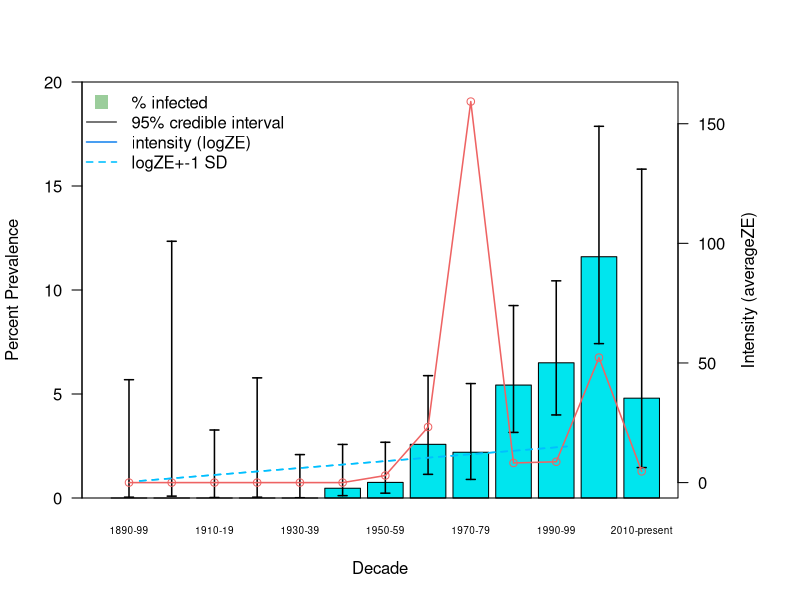

Reproduce this figure in R.
matrix <- as.matrix (read.csv("museumbythedecadebar.csv",  head=TRUE, sep=","))
matrix2 <- data.frame(matrix)

prevalence <- matrix2[1,]
time <- matrix2[2,]
library(data.table)

setnames(matrix2, old=c("X1890", "X1900", "X1910", "X1920","X1930", "X1940","X1950", "X1960","X1970","X1980","X1990","X2000","X2010"), new=c("1890-99", "1900-09","1910-19", "1920-29", "1930-39","1940-49","1950-59","1960-69","1970-79","1980-89","1990-99","2000-09", "2010-present"))
df.int <- as.matrix(prevalence)
par(mar=c(5,4,4,6)+0.1)
taricha <- read.table("museumbydecade.csv", head=TRUE, sep=",")
df.bar <- barplot(df.int, axes=FALSE, ylim=c(0,20), xlim=c(0,15.5), ylab="Percent Prevalence", xlab="Decade", cex.names=0.6, col="turquoise2")
axis(2,ylim=c(0,20), col="black",las=1)
box()

library(Hmisc)
cred <- read.table ("datci_decade.csv",sep=",", fill=TRUE, head=TRUE)
lower <- cred$lower.cred
upper <- cred$upper.cred
heights <- cred$prev
errbar(df.bar,heights,upper,lower,add=T,xlab="",pch="",lwd="1.5")

# allow new plot on top of 1st
par(new=TRUE)

# plot line
plot(df.bar, taricha$avg.ZE, ylim=c(0,161), ylab="", xlim=c(0,15.5), xlab="", axes=FALSE, type="l", col="indianred2", lwd="1.5")
points(df.bar,taricha$avg.ZE, pch=1, col="indianred2")
mtext("Intensity (averageZE)",side=4,col="black",line=3)
axis(4,ylim=c(0,4),col="black",col.axis="black",las=1)

#add lines +/- 1 SD (?)
lower2 <- cred$minus.sd
upper2 <- cred$plus.sd
lines(df.bar,upper2,lty=2,col="deepskyblue", lwd=1.5)
lines(df.bar,lower2,lty=2,col="deepskyblue", lwd=1.5)

#add legend
legend("topleft", legend=c("% infected", "95% credible interval", "intensity (logZE)", "logZE+-1 SD"), bty="n", col=c("darkseagreen3","black","dodgerblue2","deepskyblue"), lty=c(0,1,1,2), lwd=c(0,1,1.5,1.5), pch=c(22,NA,NA,NA),pt.bg=c("darkseagreen3",NA,NA,NA),pt.cex=2)
